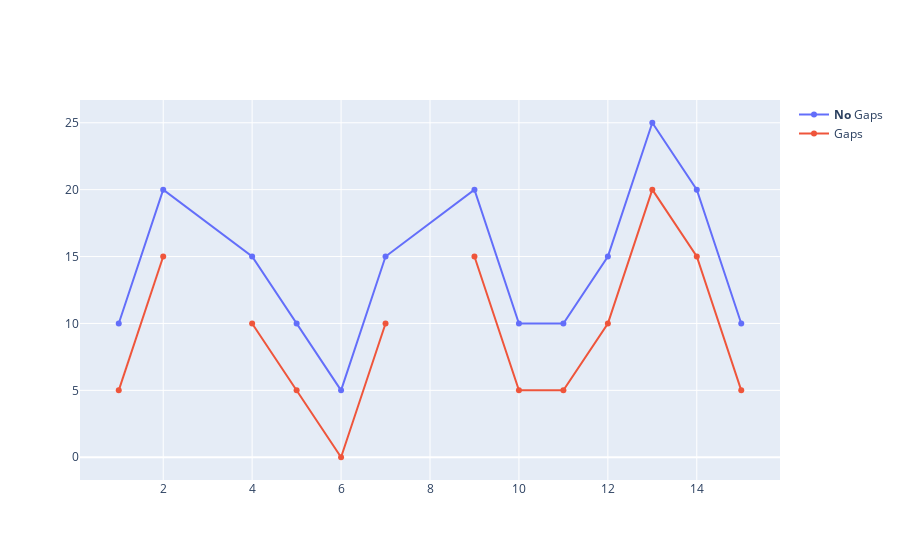

Source (notebook cell):
### Markdown cell above
## Connect Data Gaps

### Code cell
import plotly.graph_objects as go

x = [1, 2, 3, 4, 5, 6, 7, 8, 9, 10, 11, 12, 13, 14, 15]

fig = go.Figure()

fig.add_trace(go.Scatter(
    x=x,
    y=[10, 20, None, 15, 10, 5, 15, None, 20, 10, 10, 15, 25, 20, 10],
    name = '<b>No</b> Gaps', # Style name/legend entry with html tags
    connectgaps=True # override default to connect the gaps
))
fig.add_trace(go.Scatter(
    x=x,
    y=[5, 15, None, 10, 5, 0, 10, None, 15, 5, 5, 10, 20, 15, 5],
    name='Gaps',
))

fig.show()

### Figure 1 — Plotly figure (JSON) as saved in the notebook; plotly's stock layout.template omitted (floating-point values rounded to 4 significant figures)
{"data": [{"connectgaps": true, "name": "<b>No</b> Gaps", "type": "scatter", "x": [1, 2, 3, 4, 5, 6, 7, 8, 9, 10, 11, 12, 13, 14, 15], "y": [10, 20, null, 15, 10, 5, 15, null, 20, 10, 10, 15, 25, 20, 10]}, {"name": "Gaps", "type": "scatter", "x": [1, 2, 3, 4, 5, 6, 7, 8, 9, 10, 11, 12, 13, 14, 15], "y": [5, 15, null, 10, 5, 0, 10, null, 15, 5, 5, 10, 20, 15, 5]}], "layout": {}}
